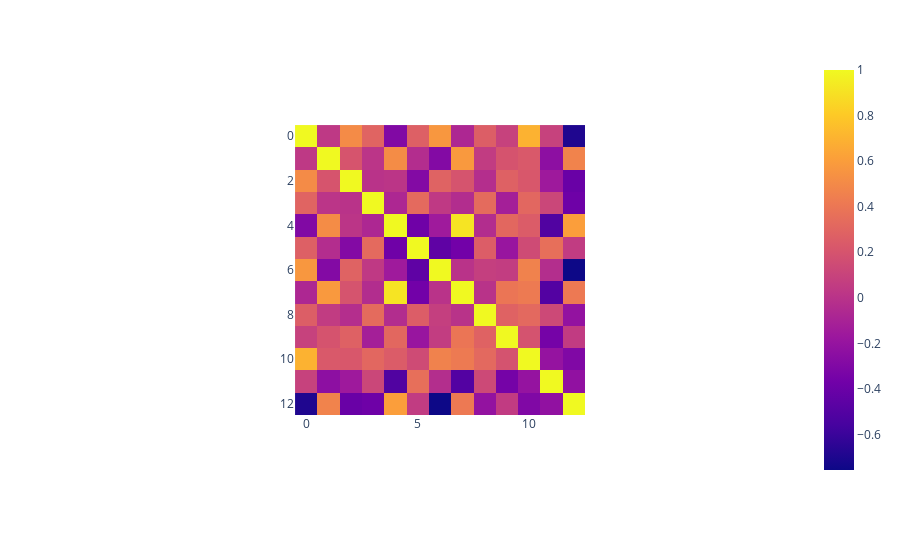

The notebook cell saved with this chart:
### Markdown cell above
And create a correlation matrix heatmap:

- `with px do imshow using` a list containing
    - `with dataframe do corr using`

### Code cell
px.imshow(dataframe.corr())

#<xml xmlns="https://developers.google.com/blockly/xml"><variables><variable id="+yh,Zg{hON]zy6D~.rH#">px</variable><variable id="Y+grzOaS*0=OHV6zO8m/">dataframe</variable></variables><block type="varDoMethod" id="7PkTI5@+A6#C}J7CTmyF" x="39" y="343"><field name="VAR" id="+yh,Zg{hON]zy6D~.rH#">px</field><field name="MEMBER">imshow</field><data>px:imshow</data><value name="INPUT"><block type="lists_create_with" id="g^2EaX(wo6etoMYs:5}O"><mutation items="1"></mutation><value name="ADD0"><block type="varDoMethod" id="}+yhA11{~7/NTkg`wx);"><field name="VAR" id="Y+grzOaS*0=OHV6zO8m/">dataframe</field><field name="MEMBER">corr</field><data>dataframe:corr</data></block></value></block></value></block></xml>

### Figure 1 — Plotly figure (JSON) as saved in the notebook; plotly's stock layout.template omitted (floating-point values rounded to 4 significant figures; data arrays with more than 128 entries replaced by an {"elided": "..."} marker saying what was removed)
{"data": [{"coloraxis": "coloraxis", "hovertemplate": "x: %{x}<br>y: %{y}<br>color: %{z}<extra></extra>", "type": "heatmap", "z": {"elided": "13x13 float values"}}], "layout": {"autosize": true, "coloraxis": {"colorscale": [[0, "#0d0887"], [0.1111, "#46039f"], [0.2222, "#7201a8"], [0.3333, "#9c179e"], [0.4444, "#bd3786"], [0.5556, "#d8576b"], [0.6667, "#ed7953"], [0.7778, "#fb9f3a"], [0.8889, "#fdca26"], [1, "#f0f921"]]}, "margin": {"t": 60}, "xaxis": {"autorange": true, "constrain": "domain", "domain": [0.2987, 0.7013], "range": [-0.5, 12.5], "scaleanchor": "y"}, "yaxis": {"autorange": true, "constrain": "domain", "domain": [0, 1], "range": [12.5, -0.5]}}}
